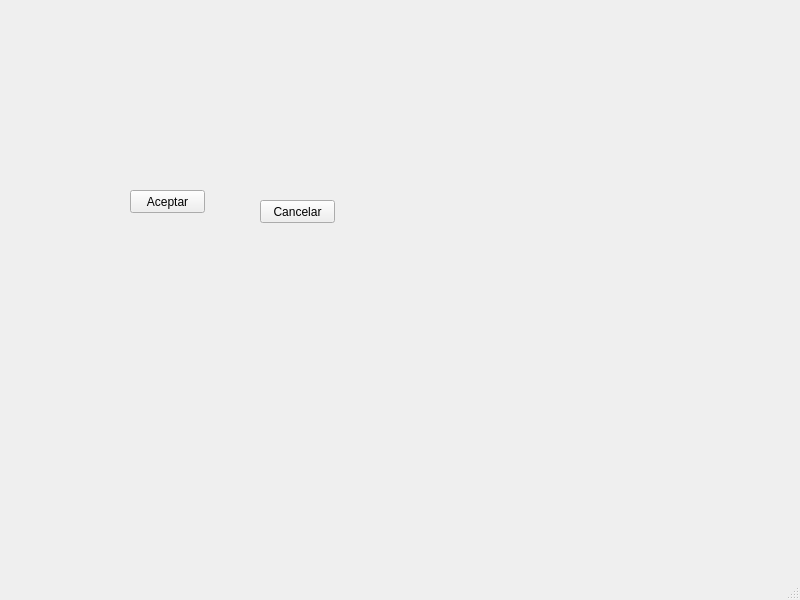
<?xml version="1.0" encoding="UTF-8"?>
<ui version="4.0">
 <class>MainWindow</class>
 <widget class="QMainWindow" name="MainWindow">
  <property name="geometry">
   <rect>
    <x>0</x>
    <y>0</y>
    <width>800</width>
    <height>600</height>
   </rect>
  </property>
  <property name="windowTitle">
   <string>MainWindow</string>
  </property>
  <widget class="QWidget" name="centralwidget">
   <widget class="QPushButton" name="pushButton">
    <property name="geometry">
     <rect>
      <x>130</x>
      <y>190</y>
      <width>75</width>
      <height>23</height>
     </rect>
    </property>
    <property name="text">
     <string>Aceptar</string>
    </property>
   </widget>
   <widget class="QPushButton" name="pushButton_2">
    <property name="geometry">
     <rect>
      <x>260</x>
      <y>200</y>
      <width>75</width>
      <height>23</height>
     </rect>
    </property>
    <property name="text">
     <string>Cancelar</string>
    </property>
   </widget>
   <widget class="QWidget" name="horizontalLayoutWidget">
    <property name="geometry">
     <rect>
      <x>170</x>
      <y>70</y>
      <width>160</width>
      <height>80</height>
     </rect>
    </property>
    <layout class="QHBoxLayout" name="horizontalLayout"/>
   </widget>
  </widget>
  <widget class="QMenuBar" name="menubar">
   <property name="geometry">
    <rect>
     <x>0</x>
     <y>0</y>
     <width>800</width>
     <height>21</height>
    </rect>
   </property>
  </widget>
  <widget class="QStatusBar" name="statusbar"/>
 </widget>
 <resources/>
 <connections/>
</ui>
